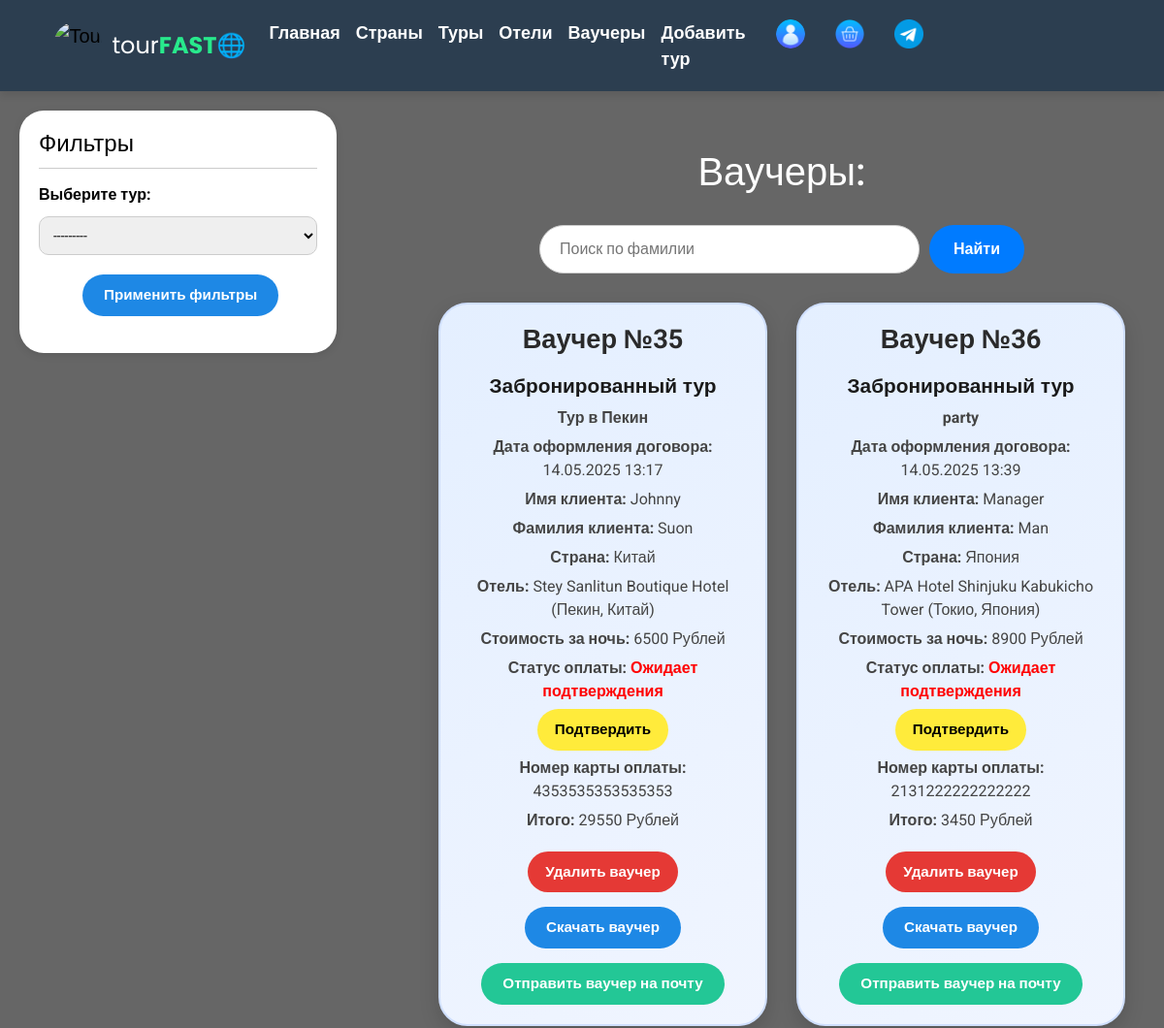
The app's page /contracts/ (signed in, upper part), older data.
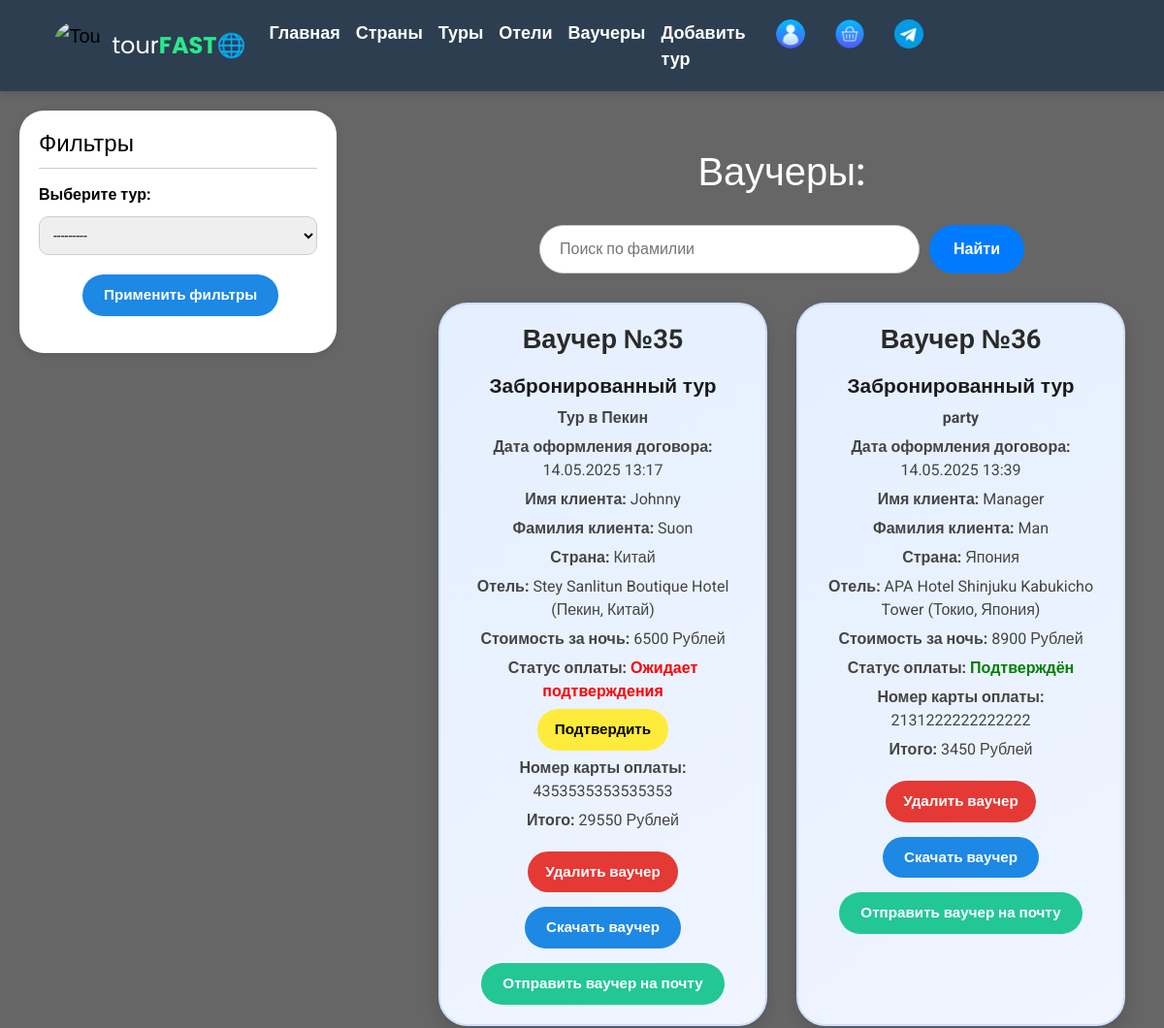
The same page, newer data.
### main/models.py (models this page shows, shortened)
class Contracts(models.Model):
    title = models.CharField(max_length=200)
    client = models.ForeignKey(Buyer, on_delete=models.CASCADE, related_name="contracts")
    tour = models.ForeignKey(Tour, on_delete=models.CASCADE, related_name="contracts")
    date = models.DateTimeField(auto_now_add=True)
    price = models.DecimalField(max_digits=10, decimal_places=2)
    transaction = models.ForeignKey(Transaction, on_delete=models.CASCADE, related_name="transaction", null=True)
    payment_confirmed = models.BooleanField(default=False)
    is_booking = models.BooleanField(default=False, verbose_name="Бронирование")  # True — бронирование, False — оформленный тур
    class Meta:
        verbose_name = 'Договор'
        verbose_name_plural = 'Договора'

class Tour(models.Model): # Туры
    title = models.CharField(max_length=200)
    country = models.ForeignKey(Country, on_delete=models.CASCADE, related_name="tours")
    hotel = models.ForeignKey(Hotel, on_delete=models.CASCADE, related_name="tours")
    start_date = models.DateField()
    end_date = models.DateField()
    old_price = models.DecimalField(max_digits=10, decimal_places=2, null=True, blank=True) # типа для скидки
    price = models.DecimalField(max_digits=10, decimal_places=2)
    photo = models.ImageField('Фото тура', upload_to='main/tourphotos/', null=True, blank=True)
    def __str__(self):
        return f"{self.title} ({self.start_date} - {self.end_date})"
    class Meta:
        verbose_name = 'Тур'
        verbose_name_plural = 'Туры'

class Buyer(AbstractUser): # Клиенты
    last_name = models.CharField('Фамилия', max_length=50, null=True)
    email = models.EmailField('Email', max_length=50)
    groups = models.ManyToManyField(Group, related_name='buyers')
    user_permissions = models.ManyToManyField(Permission, related_name='buyers')
    phone_number = models.CharField('Номер телефона', max_length=11, null=True)
    date_of_birth = models.DateField('Дата рождения', null=True)
    passport_data = models.CharField('Паспортные данные', max_length=50, null=True)  # Новое поле
    photo = models.ImageField('Фото профиля', upload_to='main/profilephotos/', null=True, blank=True)
    is_special = models.BooleanField(default=False, verbose_name='Особый пользователь')

class Country(models.Model): # Страны
    name = models.CharField(max_length=100, unique=True)
    description = models.TextField(max_length=1000, unique=True, null=True)
    photo = models.ImageField('Фото страны', upload_to='main/countryphotos/', null=True, blank=True)
    def __str__(self):
        return self.name
    class Meta:
        verbose_name = 'Страна'
        verbose_name_plural = 'Страны'

class Hotel(models.Model): # Отели
    name = models.CharField(max_length=200)
    country = models.ForeignKey(Country, on_delete=models.CASCADE, related_name="hotels")
    city = models.CharField(max_length=100)
    address = models.CharField(max_length=255)
    stars = models.PositiveSmallIntegerField()
    price_per_night = models.DecimalField(max_digits=10, decimal_places=2)
    photo = models.ImageField('Фото отеля', upload_to='main/hotelphotos/', null=True, blank=True)
    def __str__(self):
        return f"{self.name} ({self.city}, {self.country.name})"
    class Meta:
        verbose_name = 'Отель'
        verbose_name_plural = 'Отели'

class Transaction(models.Model):  # Транзакции
    card_number = models.CharField(max_length=16)
    amount = models.DecimalField(max_digits=100000, decimal_places=2)
    status = models.CharField(max_length=20, default="pending")
    created_at = models.DateTimeField(auto_now_add=True)

### main/views.py (the view)
# urls.py: path("contracts/", views.contracts, name="contracts_page"),
@login_required
def contracts(request):
    query = request.GET.get('search', '')
    contracts = Contracts.objects.all() if request.user.is_special else Contracts.objects.filter(client=request.user)
    if request.user.is_special and query:
        contracts = contracts.filter(client__last_name__icontains=query)
    form = CustomContractsFilterForm(request.GET or None)
    if form.is_valid():
        if form.cleaned_data.get('tour'):
            contracts = contracts.filter(tour=form.cleaned_data['tour'])
    return render(request, 'main/contracts.html', {
        'contracts': contracts,
        'form': form,
        'search_query': query
    })

### main/forms.py
class CustomContractsFilterForm(forms.Form):
    tour = forms.ModelChoiceField(queryset=Tour.objects.all(), required=False, label="Тур")

### main/templates/main/contracts.html (shortened to what this page needs)
{% extends 'main/layout.html' %}
{% load static %}
{% block links %}
<link rel="stylesheet" href="{% static 'main/css/contracts.css' %}">
{% endblock %}
{% block body %}
<div class="filter-tour-container">
    <form method="get">
    <aside class="filter-sidebar">
        <h2>Фильтры</h2>
        <div class="filter-section">
            <label for="id_tour">Выберите тур:</label>
            {{ form.tour }}
        </div>
        <button class="apply-filters-btn">Применить фильтры</button>
    </aside>
</form>
<div class="contracts-container">
    <h1 class="contracts-title">Ваучеры:</h1>
    {% if request.user.is_special %}
    <form method="get" class="search-form">
        <input type="text" name="search" placeholder="Поиск по фамилии" value="{{ search_query }}">
        <button type="submit">Найти</button>
    </form>
    {% endif %}
    {% if contracts %}
        <div class="contracts-list">
            {% for contract in contracts %}
                <div class="contract-card">
                    <h2 class="contract-card-title">Ваучер №{{ contract.id }}</h2>
                    <div class="contract-details">
                        <p>
    <span class="tour-type">
        {% if contract.is_booking %}
            Забронированный тур
        {% else %}
            Оформленный тур
        {% endif %}
    </span>
</p>
                        <p><strong>{{ contract.tour.title }}</strong></p>
                        <p><strong>Дата оформления договора:</strong> {{ contract.date|date:"d.m.Y H:i" }}</p>
                        <p><strong>Имя клиента:</strong> {{ contract.client.username }}</p>
                        <p><strong>Фамилия клиента:</strong> {{ contract.client.last_name }}</p>
                        <p><strong>Страна:</strong> {{ contract.tour.country  }}</p>
                        <p><strong>Отель:</strong> {{ contract.tour.hotel  }}</p>
                        <p><strong>Стоимость за ночь:</strong> {{ contract.tour.hotel.price_per_night|floatformat:"-2" }} Рублей</p>
                        <p><strong>Статус оплаты:</strong>
    {% if contract.payment_confirmed %}
        <span class="status-confirmed">Подтверждён</span>
    {% else %}
        <span class="status-pending">Ожидает подтверждения</span>
        {% if request.user.is_staff %}
            <form action="{% url 'confirm_payment' contract.id %}" method="post" style="display:inline;">
                <button type="submit" class="confirm-btn">Подтвердить</button>
            </form>
        {% endif %}
    {% endif %}
</p>
                        <p><strong>Номер карты оплаты:</strong> {{ contract.transaction.card_number  }}</p>
                        <p><strong>Итого:</strong> {{ contract.price|floatformat:"-2" }} Рублей</p>
                    </div>
                    <div class="contract-actions">
                        {% if request.user.is_staff %}
                        <a href="{% url 'delete_contracts' contract.id %}" class="contract-delete">Удалить ваучер</a>
                        {% endif %}
                        <a href="{% url 'download_contract' contract.id %}" class="contract-download">Скачать ваучер</a>
                        <a href="#" class="contract-details-link">Отправить ваучер на почту</a>
                    </div>
                </div>
            {% endfor %}
        </div>
    {% else %}
    <p class="no-contracts">У вас пока нет оформленных или забронированных туров</p>
    {% endif %}
</div>
{% endblock %}

Row changes from the older to the newer data that the page shows:
changed Contracts "party": payment_confirmed "Ожидает подтверждения Подтвердить" → "Подтверждён"
